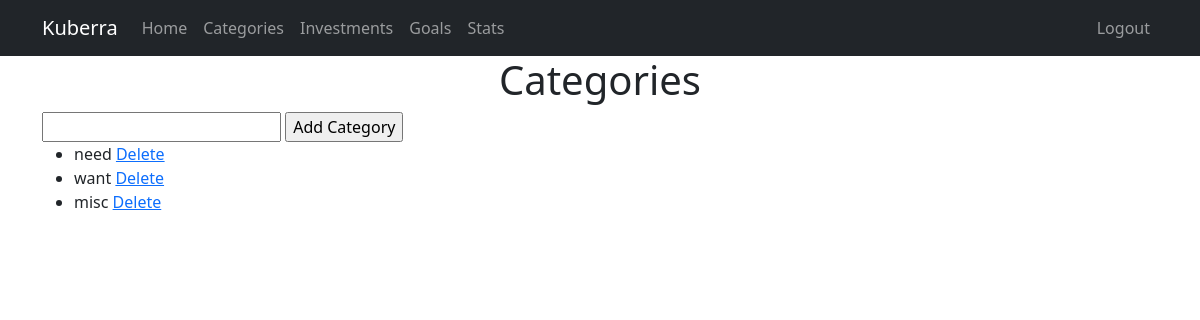
The app's page /categories (signed in), older data.
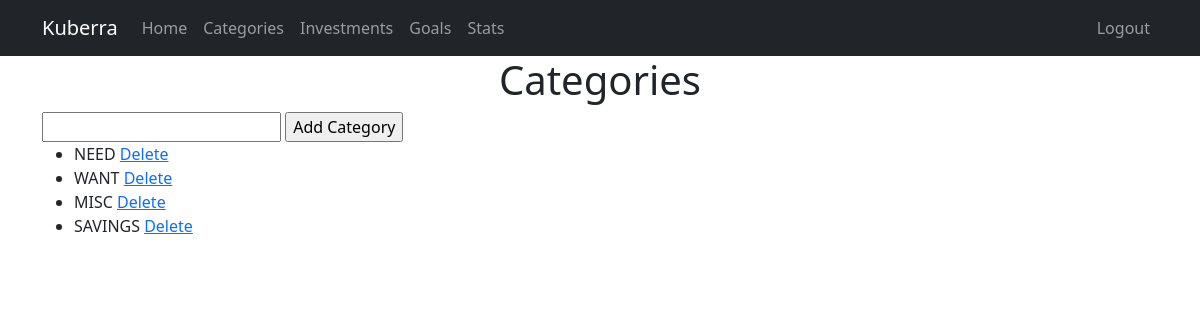
The same page, newer data.
### website/models.py (models this page shows)
class Category(db.Model):
    id = db.Column(db.Integer, primary_key=True)
    name = db.Column(db.String(100), nullable=False)
    user_id = db.Column(db.Integer, db.ForeignKey('user.id', ondelete='CASCADE'), nullable=False)
    transactions = db.relationship('Transaction', backref='category', lazy=True)

### website/views.py (the view, shortened to what this page needs)
@views.route('/categories', methods=['GET', 'POST'])
@login_required
def categories():
    cats = Category.query.filter(Category.user_id == current_user.id, Category.name != 'None').all()
    return render_template('categories.html', categories=cats, user=current_user)

### website/__init__.py (called while the page is built)
def create_app():
    app = Flask(__name__)
    app.config['SECRET_KEY'] = 'duckthisshitimout'
    app.config['SQLALCHEMY_DATABASE_URI'] = f'sqlite:///{NAME}'
    db.init_app(app)
    from .views import views
    from .auth import auth
    app.register_blueprint(views, url_prefix='/')
    app.register_blueprint(auth, url_prefix='/')
    from .models import User, Category, Transaction
    create_db(app)
    manager = LoginManager()
    manager.login_view = 'auth.login'
    manager.init_app(app)
    @manager.user_loader
    def load_user(user_id):
        return User.query.get(int(user_id))
    return app

### website/templates/categories.html (shortened to what this page needs)
{% extends "base.html" %}
{% block content %}
    <h1 align="center">Categories</h1>
    <div id="categoryadd">
    <form method="POST" action="{{ url_for('views.categories') }}">
        <input type="text" name="category" required>
        <input type="submit" value="Add Category">
    </form>
    </div>
    <ul id="categories">
        {% for cat in categories %}
            <li>
                {{ cat.name }}
                <a href="{{ url_for('views.categoriesdel', id=cat.id) }}">Delete</a>
            </li>
        {% endfor %}
    </ul>
{% endblock %}

Row changes from the older to the newer data that the page shows:
changed Category: name "need" → "NEED"
changed Category: name "want" → "WANT"
changed Category: name "misc" → "MISC"
added Category: name "SAVINGS"
